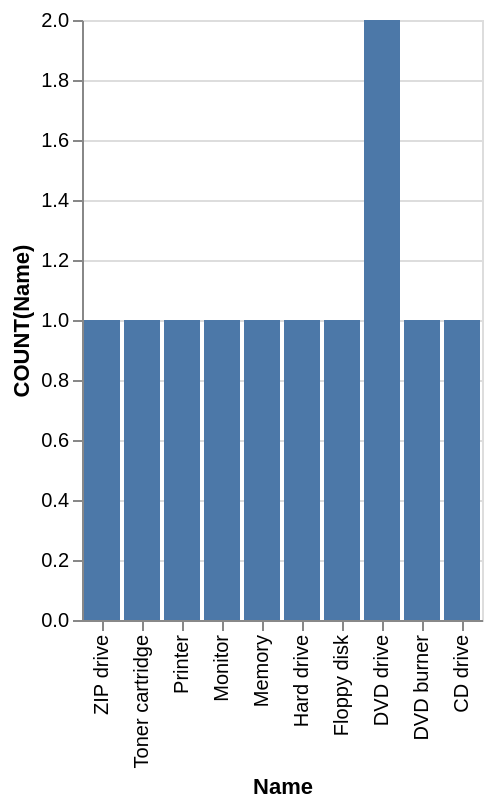

This figure's Vega-Lite source:
### Vega-Lite specification from a JSON file in a GitHub repository (floating-point values rounded to 4 significant figures)
{"data": {"values": [{"x_data": "ZIP drive", "y_data": 1}, {"x_data": "Toner cartridge", "y_data": 1}, {"x_data": "Printer", "y_data": 1}, {"x_data": "Monitor", "y_data": 1}, {"x_data": "Memory", "y_data": 1}, {"x_data": "Hard drive", "y_data": 1}, {"x_data": "Floppy disk", "y_data": 1}, {"x_data": "DVD drive", "y_data": 2}, {"x_data": "DVD burner", "y_data": 1}, {"x_data": "CD drive", "y_data": 1}]}, "mark": "bar", "encoding": {"x": {"field": "x_data", "type": "nominal", "title": "Name", "sort": "descending"}, "y": {"field": "y_data", "type": "quantitative", "title": "COUNT(Name)"}}}
